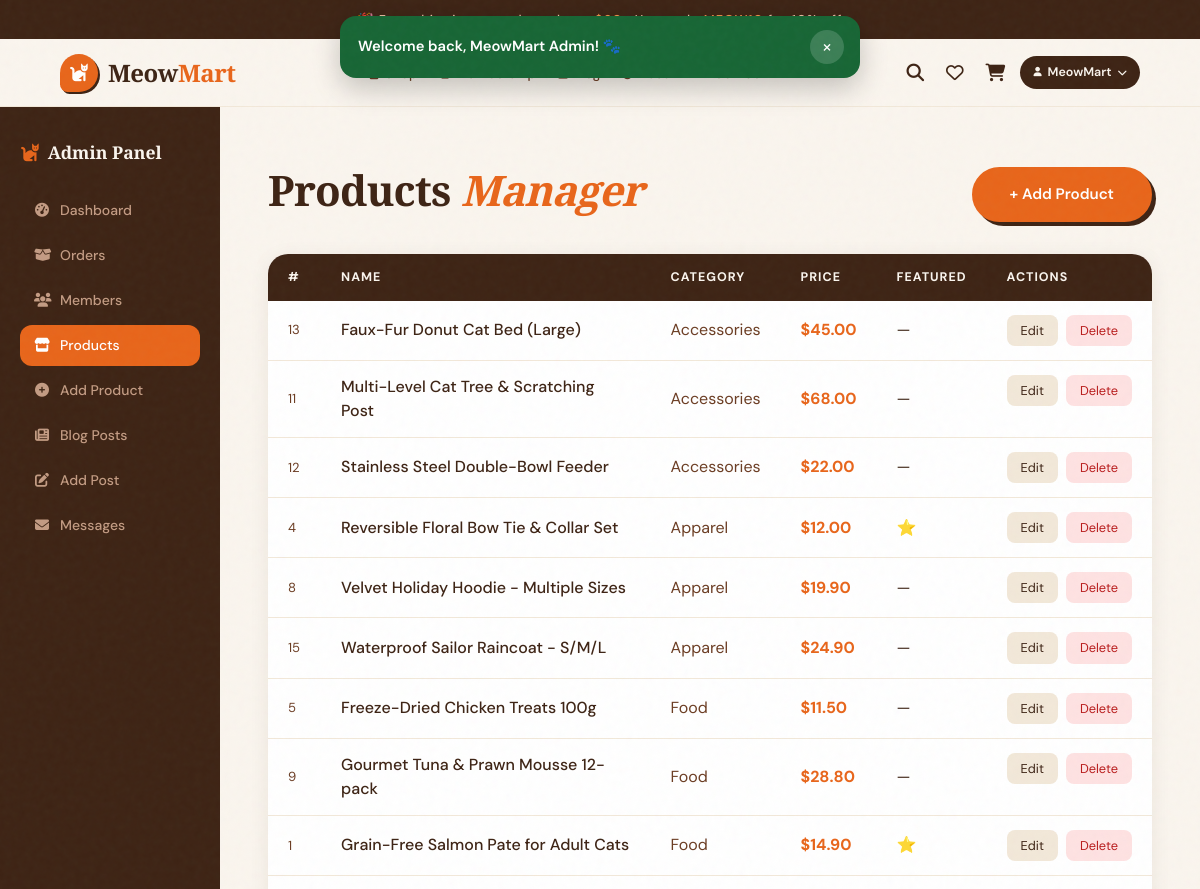
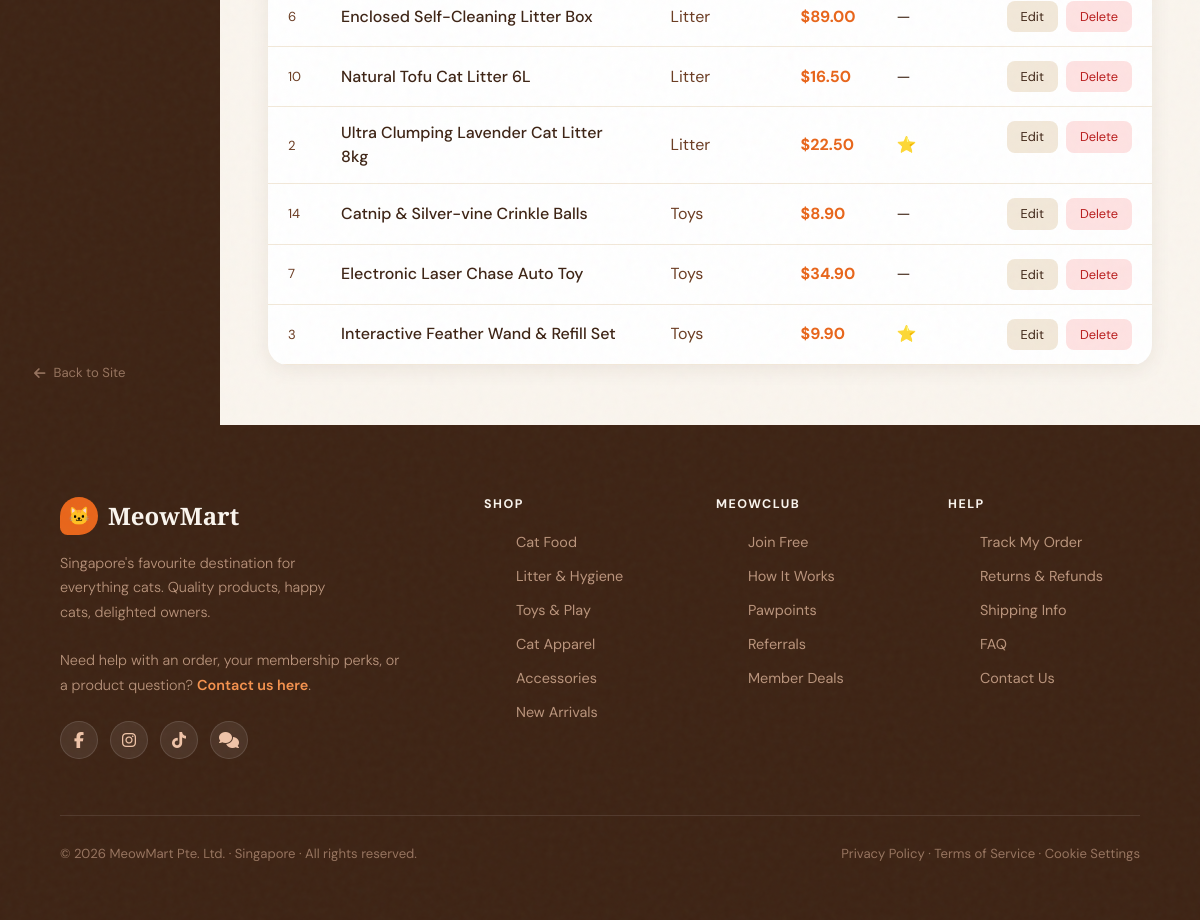
/admin/products.php (signed in), run on the app's committed database (2 pictures, top to bottom).
### tables this page shows
CREATE TABLE products (
    id          INT UNSIGNED   AUTO_INCREMENT PRIMARY KEY,
    name        VARCHAR(200)   NOT NULL,
    category    VARCHAR(50)    NOT NULL,
    price       DECIMAL(8,2)   NOT NULL,
    description TEXT           DEFAULT NULL,
    is_featured TINYINT(1)     NOT NULL DEFAULT 0,
    created_at  TIMESTAMP      DEFAULT CURRENT_TIMESTAMP
);

### includes/functions.php (called while the page is built, shortened)
<?php
function _init_session(\PDO $pdo): void
{
    $cfg = config();
    if (session_status() === PHP_SESSION_ACTIVE) return;
}
function config(): array
{
    static $cfg = null;
    if ($cfg === null) {
        $file = __DIR__ . '/../config/config.php';
        $cfg = require $file;
    }
    return $cfg;
}
function base_url(string $path = ''): string
{
    $base = rtrim(config()['base_url'] ?? '', '/');
    $path = ltrim($path, '/');
    return $path === '' ? ($base ?: '') : $base . '/' . $path;
}
function normalize_display_text(?string $text): string
{
    $text = (string)$text;
    $replacements = [
        'PÃ¢tÃ©' => 'Pate',
        'Pâté' => 'Pate',
        'P-ót|®' => 'Pate',
        'Pót│®' => 'Pate',
        'ÔÇó' => '- ',
        '•' => '- ',
        'â€¢' => '- ',
        'ÔÇô' => '-',
        'â€“' => '-',
        '–' => '-',
        '—' => '-',
        'â€”' => '-',
        'ÔÇö' => '-',
        'ÔÇÖ' => "'",
        'â€™' => "'",
        '’' => "'",
        'ÔÇ£' => '"',
        'ÔÇØ' => '"',
        'â€œ' => '"',
        'â€' => '"',
        '“' => '"',
        '”' => '"',
        'Â®' => '®',
        '®' => '®',
        'Ã©' => 'e',
        'Ã¨' => 'e',
        'Ãª' => 'e',
        'Ã¢' => 'a',
        'Ã´' => 'o',
        'Ã–' => 'O',
        'Ã—' => 'x',
        'Ã/' => '',
        'Ã' => '',
        'Â' => '',
    ];
    return strtr($text, $replacements);
}
function h(?string $v): string
{
    return htmlspecialchars(normalize_display_text((string)$v), ENT_QUOTES, 'UTF-8');
}
function get_flash(): ?array
{
    $f = $_SESSION['flash'] ?? null;
    return $f;
}
function current_user(): ?array        { return $_SESSION['user'] ?? null; }
function is_logged_in(): bool          { return current_user() !== null; }
function normalize_wishlist_data($items): array
{
    $clean = [];
    return array_values(array_unique($clean));
}
function normalize_cart_data($cart): array
{
    $clean = [];
    ksort($clean);
    return $clean;
}
function cart_items(): array
{
    return $_SESSION['cart'];
}
function money(float $amount): string
{
    return '$' . number_format($amount, 2);
}
function wishlist_items(): array
{
    return $_SESSION['wishlist'];
}
function wishlist_count(): int { return count(wishlist_items()); }
function cart_count(): int
{
    return array_sum(array_column(cart_items(), 'qty'));
}

### config/config.php (called while the page is built)
<?php
return [
    'db_host'   => '127.0.0.1',
    'db_name'   => 'meowmart',
    'db_user'   => 'root',
    'db_pass'   => '',
    'site_name' => 'MeowMart',
    'base_url'  => '',
    'mail_enabled'   => false,
    'mail_host'      => 'smtp.gmail.com',
    'mail_port'      => 587,
    'mail_username'  => 'your@gmail.com',
    'mail_password'  => 'your_app_password',
    'mail_from'      => 'no-reply@meowmart.com.sg',
    'mail_from_name' => 'MeowMart',
    'mail_encryption'=> 'tls',
    'session_db'           => false,
    'session_lifetime'     => 3600,
    'session_security_code'=> 'meowmart_session_secret_xyz_2025',
    'session_table'        => 'session_data',
];

### admin/products.php (the view, shortened to what this page needs)
<?php
require_once __DIR__ . '/../includes/functions.php';
$pdo = db();
$products = $pdo->query('SELECT * FROM products ORDER BY category, name')->fetchAll();
require_once __DIR__ . '/../includes/header.php';
?>
<div style="display:flex;min-height:80vh;flex-wrap:wrap;">
  <?php include __DIR__ . '/sidebar.php'; ?>
  <section style="flex:1;padding:60px 48px;overflow-x:auto;">
    <div style="display:flex;align-items:center;justify-content:space-between;margin-bottom:32px;">
      <h1 class="section-title">Products <em>Manager</em></h1>
      <a href="<?= h(base_url('admin/product_form.php')) ?>" class="btn-primary" style="text-decoration:none;">+ Add Product</a>
    </div>
    <table style="width:100%;border-collapse:collapse;background:var(--white);border-radius:20px;overflow:hidden;box-shadow:0 4px 20px rgba(61,35,20,.08);">
      <thead style="background:var(--brown);color:var(--cream);">
        <tr>
          <?php foreach (['#','Name','Category','Price','Featured','Actions'] as $h): ?>
            <th style="padding:14px 20px;text-align:left;font-size:.78rem;font-weight:700;letter-spacing:.08em;text-transform:uppercase;"><?= $h ?></th>
          <?php endforeach; ?>
        </tr>
      </thead>
      <tbody>
        <?php foreach ($products as $p): ?>
        <tr style="border-bottom:1px solid var(--warm);">
          <td style="padding:14px 20px;color:var(--brown-md);font-size:.82rem;"><?= $p['id'] ?></td>
          <td style="padding:14px 20px;font-weight:500;color:var(--brown);"><?= h($p['name']) ?></td>
          <td style="padding:14px 20px;color:var(--brown-md);"><?= h($p['category']) ?></td>
          <td style="padding:14px 20px;color:var(--orange);font-weight:700;"><?= money((float)$p['price']) ?></td>
          <td style="padding:14px 20px;"><?= $p['is_featured'] ? '⭐' : '—' ?></td>
          <td style="padding:14px 20px;display:flex;gap:8px;">
            <a href="<?= h(base_url('admin/product_form.php?id=' . $p['id'])) ?>"
               style="background:var(--warm);border-radius:8px;padding:6px 14px;font-size:.8rem;text-decoration:none;color:var(--brown);">Edit</a>
            <form method="POST" onsubmit="return confirm('Delete this product?')">
              <button type="submit" style="background:#fee2e2;border:none;border-radius:8px;padding:6px 14px;font-size:.8rem;cursor:pointer;color:#b91c1c;">Delete</button>
            </form>
          </td>
        </tr>
        <?php endforeach; ?>
      </tbody>
    </table>
  </section>
</div>
<?php require_once __DIR__ . '/../includes/footer.php'; ?>

### includes/header.php (shortened to what this page needs)
<?php
require_once __DIR__ . '/functions.php';
$flash = get_flash();
?>
<!DOCTYPE html>
<html lang="en">
<head>
  <link rel="stylesheet" href="https://cdn.jsdelivr.net/npm/bootstrap@5.3.3/dist/css/bootstrap.min.css">
  <link rel="stylesheet" href="https://cdnjs.cloudflare.com/ajax/libs/font-awesome/6.5.1/css/all.min.css">
  <link rel="stylesheet" href="<?= h(base_url('assets/css/style.css')) ?>">
</head>
<body>
<?php if ($flash): ?>
<div class="flash-toast flash-toast-<?= $flash['type'] === 'error' ? 'error' : 'success' ?>" role="<?= $flash['type'] === 'error' ? 'alert' : 'status' ?>" aria-live="polite" data-flash-toast>
  <div class="flash-toast__text"><?= h($flash['message']) ?></div>
  <button type="button" class="flash-toast__close" aria-label="Dismiss message" data-flash-close>&times;</button>
</div>
<?php endif; ?>
<div class="site-header">
  <div class="announcement text-center" role="note">
    🎉 Free shipping on orders above <span>$60</span> · Use code <span>MEOW10</span> for 10% off
  </div>
  <?php include __DIR__ . '/navbar.php'; ?>
</div>
<main id="main-content">

### includes/navbar.php (shortened to what this page needs)
<?php
$user      = current_user();
$firstName = '';
if ($user) {
    $firstName = explode(' ', trim($user['name']))[0];
}
?>
<nav class="navbar-shell" aria-label="Main navigation">
  <a href="<?= h(base_url('index.php')) ?>" class="nav-logo" aria-label="MeowMart home">
    <div class="paw" aria-hidden="true"><i class="fa-solid fa-cat"></i></div>
    <div class="brand">Meow<span>Mart</span></div>
  </a>
  <ul class="nav-links list-unstyled mb-0" role="list">
    <li><a href="<?= h(base_url('shop/products.php')) ?>"><i class="fa-solid fa-store fa-xs"></i> Shop</a></li>
    <li><a href="<?= h(base_url('index.php')) ?>#membership"><i class="fa-solid fa-crown fa-xs"></i> Membership</a></li>
    <li><a href="<?= h(base_url('content/blog.php')) ?>"><i class="fa-solid fa-newspaper fa-xs"></i> Blog</a></li>
    <li><a href="<?= h(base_url('content/about.php')) ?>"><i class="fa-solid fa-circle-info fa-xs"></i> About</a></li>
    <li><a href="<?= h(base_url('content/contact.php')) ?>"><i class="fa-solid fa-envelope fa-xs"></i> Contact</a></li>
  </ul>
  <div class="nav-actions">
    <a href="<?= h(base_url('shop/search.php')) ?>" class="nav-icon" aria-label="Search products">
      <i class="fa-solid fa-magnifying-glass"></i>
    </a>
    <a href="<?= h(base_url('shop/wishlist.php')) ?>" class="nav-icon"
       aria-label="Wishlist<?= wishlist_count() > 0 ? ' ('.wishlist_count().' items)' : '' ?>">
      <i class="fa-<?= wishlist_count() > 0 ? 'solid' : 'regular' ?> fa-heart"></i>
    </a>
    <a href="<?= h(base_url('shop/cart.php')) ?>" class="nav-icon"
       aria-label="Cart<?= cart_count() > 0 ? ' ('.cart_count().' items)' : '' ?>">
      <i class="fa-solid fa-cart-shopping"></i>
    </a>
    <div class="nav-user-area">
      <?php if ($user): ?>
        <button class="nav-user-btn" id="userMenuTrigger"
                aria-haspopup="true" aria-expanded="false" aria-controls="userDropdown"
                title="<?= h($user['name']) ?>">
          <span class="nav-username"><?= h($firstName) ?></span>
        </button>
      <?php endif; ?>
    </div>
  </div>
</nav>

### admin/sidebar.php (shortened to what this page needs)
<aside style="width:220px;background:var(--brown);padding:32px 20px;display:flex;flex-direction:column;gap:4px;flex-shrink:0;min-height:80vh;">
  <p style="font-family:'Playfair Display',serif;font-size:1.1rem;font-weight:900;color:var(--cream);margin-bottom:20px;display:flex;align-items:center;gap:8px;">
    <i class="fa-solid fa-cat" style="color:var(--orange);"></i> Admin Panel
  </p>
  <?php
  $links = [
    ['dashboard.php',    'fa-gauge-high',   'Dashboard'],
    ['orders.php',       'fa-box-open',     'Orders'],
    ['users.php',        'fa-users',        'Members'],
    ['products.php',     'fa-store',        'Products'],
    ['product_form.php', 'fa-plus-circle',  'Add Product'],
    ['blog_posts.php',   'fa-newspaper',    'Blog Posts'],
    ['blog_form.php',    'fa-pen-to-square','Add Post'],
    ['messages.php',     'fa-envelope',     'Messages'],
  ];
  $current = basename($_SERVER['PHP_SELF']);
  foreach ($links as [$file, $icon, $label]):
    $active = $current === $file;
  ?>
  <a href="<?= h(base_url('admin/' . $file)) ?>"
     style="text-decoration:none;padding:10px 14px;border-radius:12px;font-size:.875rem;font-weight:500;
            display:flex;align-items:center;gap:10px;transition:background .2s;
            color:<?= $active ? '#fff' : 'rgba(240,196,168,.75)' ?>;
            background:<?= $active ? 'var(--orange)' : 'transparent' ?>;"
     onmouseover="if(!<?= $active ? 'true' : 'false' ?>) this.style.background='rgba(255,255,255,.08)'"
     onmouseout="if(!<?= $active ? 'true' : 'false' ?>) this.style.background='transparent'">
    <i class="fa-solid <?= $icon ?>" style="width:16px;text-align:center;"></i> <?= $label ?>
  </a>
  <?php endforeach; ?>
  <div style="flex:1;"></div>
  <a href="<?= h(base_url('index.php')) ?>"
     style="text-decoration:none;padding:10px 14px;border-radius:12px;font-size:.82rem;
            color:rgba(240,196,168,.5);display:flex;align-items:center;gap:8px;">
    <i class="fa-solid fa-arrow-left"></i> Back to Site
  </a>
</aside>

### includes/footer.php (shortened to what this page needs)
</main>
<footer>
  <div class="footer-grid">
    <div class="footer-brand">
      <div class="logo">
        <div class="paw">🐱</div>
        <div class="name">MeowMart</div>
      </div>
      <p>Singapore's favourite destination for everything cats. Quality products, happy cats, delighted owners.</p>
      <p style="max-width:340px;">Need help with an order, your membership perks, or a product question? <a href="<?= h(base_url('content/contact.php')) ?>" style="color:var(--orange-lt);text-decoration:none;font-weight:600;">Contact us here</a>.</p>
      <div class="social-links" aria-label="MeowMart social platforms">
        <span class="social-btn" aria-label="Facebook" title="Facebook"><i class="fa-brands fa-facebook-f" aria-hidden="true"></i></span>
        <span class="social-btn" aria-label="Instagram" title="Instagram"><i class="fa-brands fa-instagram" aria-hidden="true"></i></span>
        <span class="social-btn" aria-label="TikTok" title="TikTok"><i class="fa-brands fa-tiktok" aria-hidden="true"></i></span>
        <span class="social-btn" aria-label="Community chat" title="Community chat"><i class="fa-solid fa-comments" aria-hidden="true"></i></span>
      </div>
    </div>
    <div class="footer-col">
      <h4>Shop</h4>
      <ul>
        <li><a href="<?= h(base_url('shop/products.php?cat=food')) ?>">Cat Food</a></li>
        <li><a href="<?= h(base_url('shop/products.php?cat=litter')) ?>">Litter & Hygiene</a></li>
        <li><a href="<?= h(base_url('shop/products.php?cat=toys')) ?>">Toys & Play</a></li>
        <li><a href="<?= h(base_url('shop/products.php?cat=apparel')) ?>">Cat Apparel</a></li>
        <li><a href="<?= h(base_url('shop/products.php?cat=accessories')) ?>">Accessories</a></li>
        <li><a href="<?= h(base_url('shop/products.php?sort=newest')) ?>">New Arrivals</a></li>
      </ul>
    </div>
    <div class="footer-col">
      <h4>MeowClub</h4>
      <ul>
        <li><a href="<?= h(base_url('account/register.php')) ?>">Join Free</a></li>
        <li><a href="<?= h(base_url('content/meowclub.php#how-it-works')) ?>">How It Works</a></li>
        <li><a href="<?= h(base_url('content/meowclub.php#pawpoints')) ?>">Pawpoints</a></li>
        <li><a href="<?= h(base_url('content/meowclub.php#referrals')) ?>">Referrals</a></li>
        <li><a href="<?= h(base_url('content/meowclub.php#member-deals')) ?>">Member Deals</a></li>
      </ul>
    </div>
    <div class="footer-col">
      <h4>Help</h4>
      <ul>
        <li><a href="<?= h(base_url('content/help.php#track-order')) ?>">Track My Order</a></li>
        <li><a href="<?= h(base_url('content/help.php#returns')) ?>">Returns & Refunds</a></li>
        <li><a href="<?= h(base_url('content/help.php#shipping')) ?>">Shipping Info</a></li>
        <li><a href="<?= h(base_url('content/help.php#faq')) ?>">FAQ</a></li>
        <li><a href="<?= h(base_url('content/contact.php')) ?>">Contact Us</a></li>
      </ul>
    </div>
  </div>
  <div class="footer-bottom">
    <p>© <?= date('Y') ?> MeowMart Pte. Ltd. · Singapore · All rights reserved.</p>
    <p>Privacy Policy · Terms of Service · Cookie Settings</p>
  </div>
</footer>
</body>
</html>

### data on the page
products: id "13", name "Faux-Fur Donut Cat Bed (Large)", category "Accessories", price "$45.00"
products: id "11", name "Multi-Level Cat Tree & Scratching Post", category "Accessories", price "$68.00"
products: id "12", name "Stainless Steel Double-Bowl Feeder", category "Accessories", price "$22.00"
products: id "4", name "Reversible Floral Bow Tie & Collar Set", category "Apparel", price "$12.00"
products: id "8", name "Velvet Holiday Hoodie - Multiple Sizes", category "Apparel", price "$19.90"
products: id "15", name "Waterproof Sailor Raincoat - S/M/L", category "Apparel", price "$24.90"
products: id "5", name "Freeze-Dried Chicken Treats 100g", category "Food", price "$11.50"
products: id "9", name "Gourmet Tuna & Prawn Mousse 12-pack", category "Food", price "$28.80"
products: id "1", name "Grain-Free Salmon Pate for Adult Cats", category "Food", price "$14.90"
products: id "6", name "Enclosed Self-Cleaning Litter Box", category "Litter", price "$89.00"
products: id "10", name "Natural Tofu Cat Litter 6L", category "Litter", price "$16.50"
products: id "2", name "Ultra Clumping Lavender Cat Litter 8kg", category "Litter", price "$22.50"
products: id "14", name "Catnip & Silver-vine Crinkle Balls", category "Toys", price "$8.90"
products: id "7", name "Electronic Laser Chase Auto Toy", category "Toys", price "$34.90"
products: id "3", name "Interactive Feather Wand & Refill Set", category "Toys", price "$9.90"

### other printed values
$flash['message'] "Welcome back, MeowMart Admin! 🐾"
$firstName "MeowMart"
$label "Dashboard"
$label "Orders"
$label "Members"
$label "Products"
$label "Add Product"
$label "Blog Posts"
$label "Add Post"
$label "Messages"
$h "#"
$h "NAME"
$h "CATEGORY"
$h "PRICE"
$h "FEATURED"
